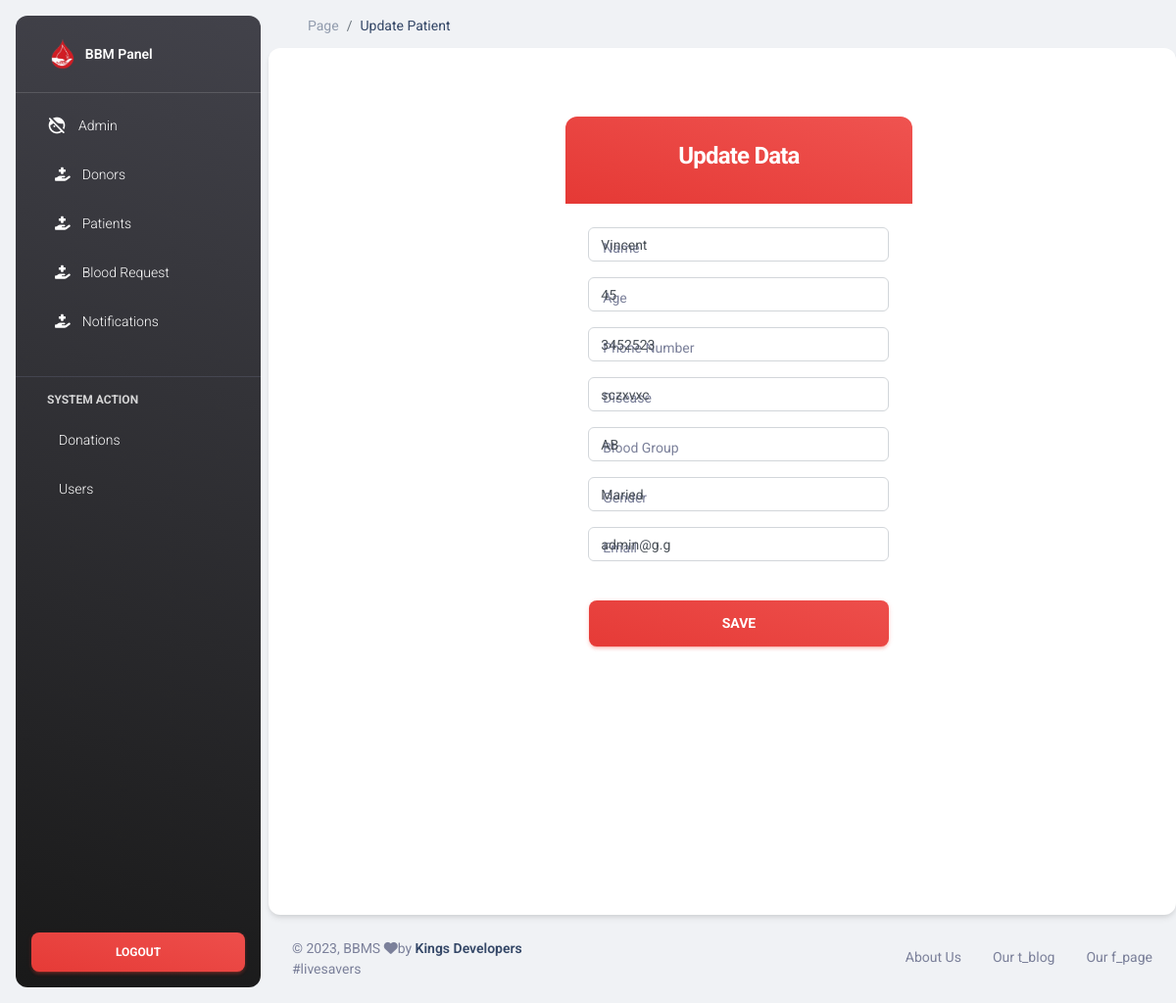
Page /admin_panel/pages/update_patient.php?id=6 on the earlier database version.
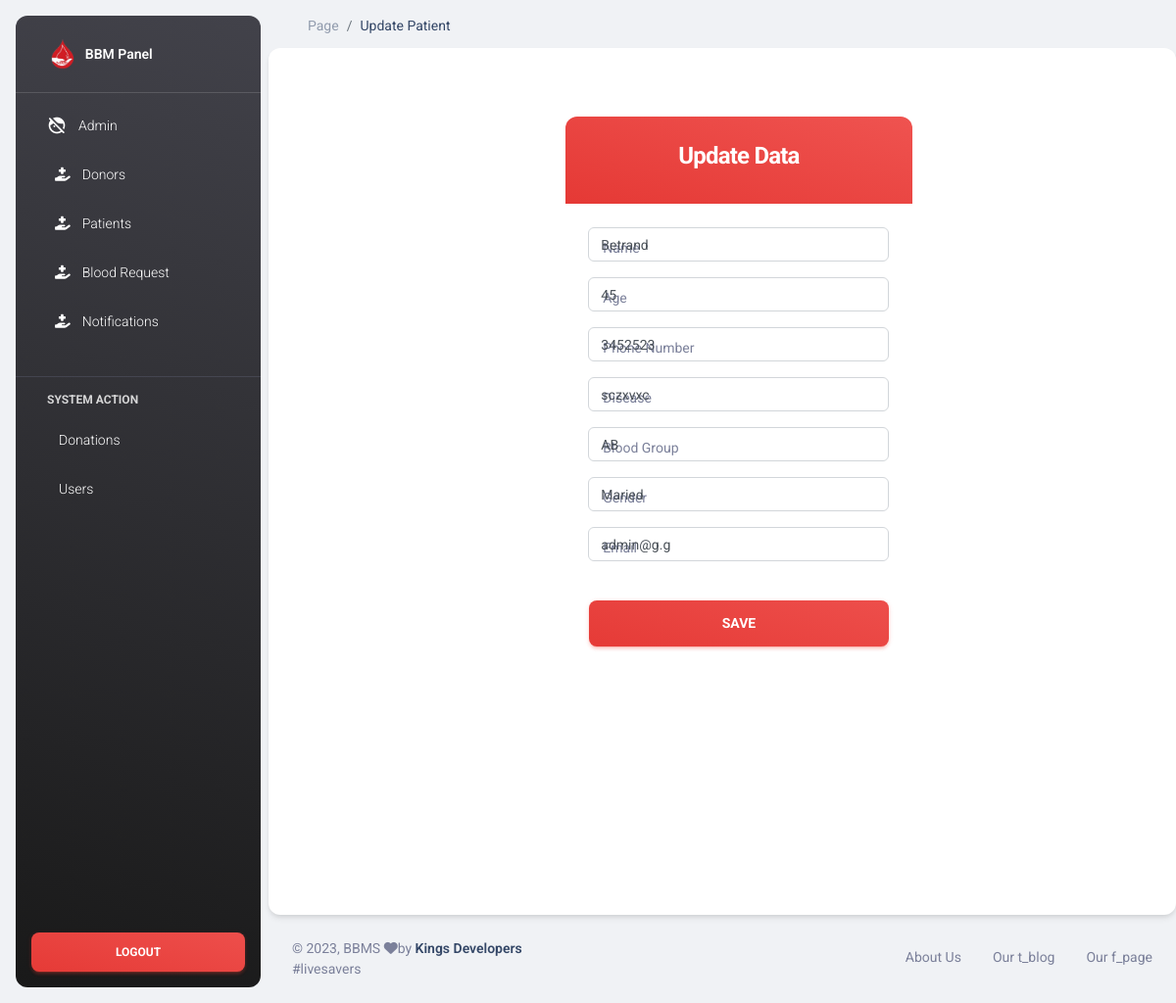
Same page on the later database version.
### tables this page shows
CREATE TABLE `patient` (
  `p_id` int(11) NOT NULL,
  `p_name` varchar(255) NOT NULL,
  `p_password` varchar(255) NOT NULL,
  `p_age` int(120) NOT NULL,
  `p_phone` varchar(16) NOT NULL,
  `p_disease` varchar(255) NOT NULL,
  `p_blood_group` text NOT NULL,
  `p_gender` text NOT NULL,
  `email` varchar(255) NOT NULL,
  `req_time` date NOT NULL DEFAULT current_timestamp()
);

### admin_panel/pages/update_patient.php (the view, shortened to what this page needs)
<!DOCTYPE html>
<html lang="en">
<head>
  <?php include "../assets/connection/head.php"; ?>
</head>
<body class="g-sidenav-show  bg-gray-200">
  <?php include "../assets/connection/sidebar.php" ?>
  <main class="main-content position-relative max-height-vh-100 h-100 border-radius-lg ">
    <nav class="navbar navbar-main navbar-expand-lg px-0 mx-4 shadow-none border-radius-xl" id="navbarBlur" navbar-scroll="true">
      <div class="container-fluid py-1 px-3">
        <nav aria-label="breadcrumb">
          <ol class="breadcrumb bg-transparent mb-0 pb-0 pt-1 px-0 me-sm-6 me-5">
            <li class="breadcrumb-item text-sm"><a class="opacity-5 text-dark" href="javascript:;">Page</a></li>
            <li class="breadcrumb-item text-sm text-dark active" aria-current="page">Update Patient</li>
          </ol>
        </nav>
      </div>
    </nav>
    <?php
    if (!empty($_GET['id'])) {
      $patient_id =  $_GET['id'];
      $query_get_data = $db->prepare("SELECT * FROM patient WHERE p_id = '$patient_id'");
      $query_get_data->execute();
      if ($query_get_data) {
        foreach ($query_get_data->fetchAll(PDO::FETCH_OBJ) as $key => $value) {
         }
      }
    ?>
        <div class="card">
          <div class=" page-header min-vh-60 text-center rounded-3">
            <div class="col-xl-10 col-lg-8 col-md-8 d-flex flex-column ms-auto me-auto ms-lg-auto ">
              <div class=" card-content card card-plain">
                <div class=" card-header bg-gradient-danger text-white">
                  <h4 class="card-title font-weight-bolder text-white">Update Data</h4>
                </div>
                <div class="card-body">
                  <form id="myForm" role="form" method="post" action="<?php $_SELF  ?>">
                    <div class="input-group input-group-outline mb-3">
                      <label class="form-label text-sm">Name</label>
                      <input type="text" class="form-control" name="p_name" value="<?php echo $value->p_name  ?>">
                    </div>
                    <div class="input-group input-group-outline mb-3">
                      <label class="form-label text-sm">Age</label>
                      <input type="number" class="form-control" name="p_age" value="<?php echo $value->p_age  ?>">
                    </div>
                    <div class="input-group input-group-outline mb-3">
                      <label class="form-label text-sm">Phone Number</label>
                      <input type="text" class="form-control" name="p_number" value="<?php echo $value->p_phone  ?>">
                    </div>
                    <div class="input-group input-group-outline mb-3">
                      <label class="form-label text-sm">Disease</label>
                      <input type="text" class="form-control" name="p_disease" value="<?php echo $value->p_disease  ?>">
                    </div>
                    <div class="input-group input-group-outline mb-3">
                      <label class="form-label text-sm">Blood Group</label>
                      <input type="text" class="form-control" name="p_bgroup" value="<?php echo $value->p_blood_group  ?>">
                    </div>
                    <div class="input-group input-group-outline mb-3">
                      <label class="form-label text-sm">Gender</label>
                      <input type="text" class="form-control" name="p_gender" value="<?php echo $value->p_gender  ?>">
                    </div>
                    <div class="input-group input-group-outline mb-3">
                      <label class="form-label text-sm">Email</label>
                      <input type="email" class="form-control" name="p_email" value="<?php echo $value->email  ?>">
                    </div>
                    <?php  }  ?>
                    <div class="text-center">
                      <button type="submit" class="btn btn-lg bg-gradient-danger btn-lg w-100 mt-4 mb-0" onclick="updatePatient()">Save</button>
                    </div>
                  </form>
                </div>
              </div>
            </div>
          </div>
        </div>
    <footer class="footer py-4  ">
      <?php include "../assets/connection/footer.php" ?>
    </footer>
  </main>
</body>
</html>

Differences in the rows shown:
changed patient "sczxvxc": p_name "Vincent" → "Betrand"
